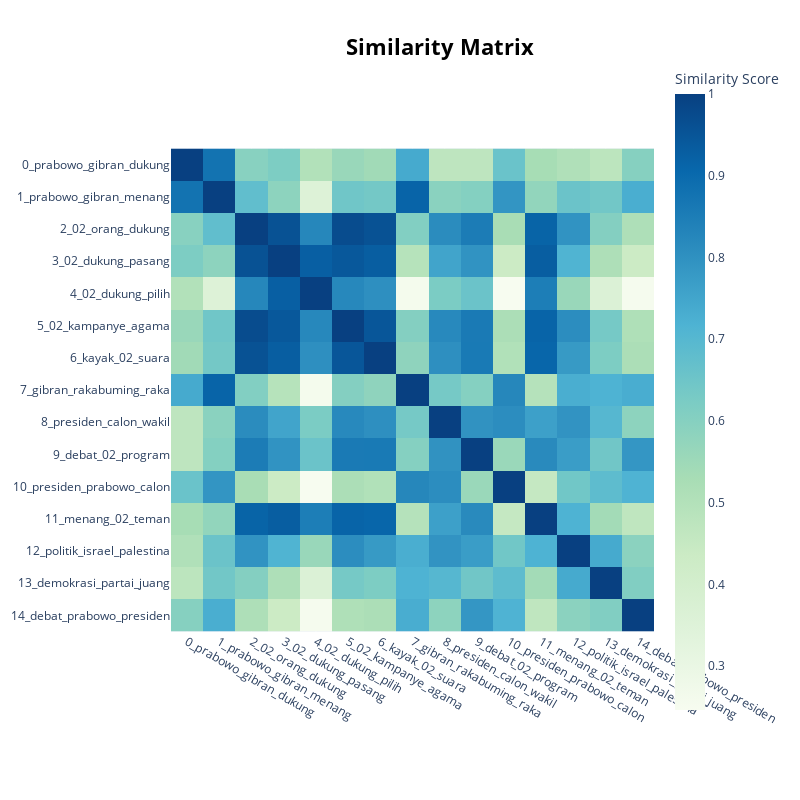

Write notebook code for a chart like this one.
### Code cell
# Topic summary table
topic_info = topic_model_kmeans.get_topic_info()
print(topic_info)

# Interactive visualizations
topic_model_kmeans.visualize_topics()
topic_model_kmeans.visualize_barchart(top_n_topics=15)
topic_model_kmeans.visualize_heatmap()

### Figure 1 — Plotly figure (JSON) as saved in the notebook; plotly's stock layout.template omitted (floating-point values rounded to 4 significant figures; data arrays with more than 128 entries replaced by an {"elided": "..."} marker saying what was removed)
{"data": [{"coloraxis": "coloraxis", "hovertemplate": "x: %{x}<br>y: %{y}<br>Similarity Score: %{z}<extra></extra>", "name": "0", "type": "heatmap", "x": ["0_prabowo_gibran_dukung", "1_prabowo_gibran_menang", "2_02_orang_dukung", "3_02_dukung_pasang", "4_02_dukung_pilih", "5_02_kampanye_agama", "6_kayak_02_suara", "7_gibran_rakabuming_raka", "8_presiden_calon_wakil", "9_debat_02_program", "10_presiden_prabowo_calon", "11_menang_02_teman", "12_politik_israel_palestina", "13_demokrasi_partai_juang", "14_debat_prabowo_presiden"], "xaxis": "x", "y": ["0_prabowo_gibran_dukung", "1_prabowo_gibran_menang", "2_02_orang_dukung", "3_02_dukung_pasang", "4_02_dukung_pilih", "5_02_kampanye_agama", "6_kayak_02_suara", "7_gibran_rakabuming_raka", "8_presiden_calon_wakil", "9_debat_02_program", "10_presiden_prabowo_calon", "11_menang_02_teman", "12_politik_israel_palestina", "13_demokrasi_partai_juang", "14_debat_prabowo_presiden"], "yaxis": "y", "z": {"elided": "15x15 float values"}}], "layout": {"coloraxis": {"colorbar": {"title": {"text": "Similarity Score"}}, "colorscale": [[0, "rgb(247,252,240)"], [0.125, "rgb(224,243,219)"], [0.25, "rgb(204,235,197)"], [0.375, "rgb(168,221,181)"], [0.5, "rgb(123,204,196)"], [0.625, "rgb(78,179,211)"], [0.75, "rgb(43,140,190)"], [0.875, "rgb(8,104,172)"], [1, "rgb(8,64,129)"]]}, "height": 800, "hoverlabel": {"bgcolor": "white", "font": {"family": "Rockwell", "size": 16}}, "legend": {"title": {"text": "Trend"}}, "margin": {"t": 60}, "showlegend": true, "title": {"font": {"color": "Black", "size": 22}, "text": "<b>Similarity Matrix</b>", "x": 0.55, "xanchor": "center", "y": 0.95, "yanchor": "top"}, "width": 800, "xaxis": {"anchor": "y", "constrain": "domain", "domain": [0, 1], "scaleanchor": "y"}, "yaxis": {"anchor": "x", "autorange": "reversed", "constrain": "domain", "domain": [0, 1]}}}
